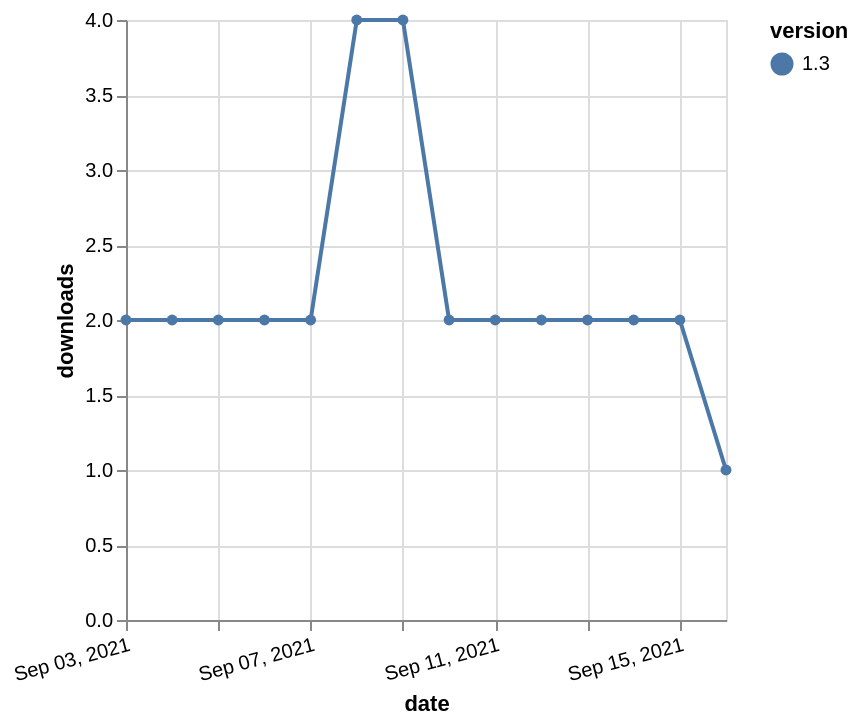

Write a Vega-Lite specification for this figure.
### Vega-Lite specification from a JSON file in a GitHub repository (floating-point values rounded to 4 significant figures)
{"$schema": "https://vega.github.io/schema/vega-lite/v5.json", "description": "A simple bar chart with embedded data.", "data": {"values": [{"date": "2021-09-03", "total": 2385, "delta": 2, "version": "1.3"}, {"date": "2021-09-04", "total": 2387, "delta": 2, "version": "1.3"}, {"date": "2021-09-05", "total": 2389, "delta": 2, "version": "1.3"}, {"date": "2021-09-06", "total": 2391, "delta": 2, "version": "1.3"}, {"date": "2021-09-07", "total": 2393, "delta": 2, "version": "1.3"}, {"date": "2021-09-08", "total": 2397, "delta": 4, "version": "1.3"}, {"date": "2021-09-09", "total": 2401, "delta": 4, "version": "1.3"}, {"date": "2021-09-10", "total": 2403, "delta": 2, "version": "1.3"}, {"date": "2021-09-11", "total": 2405, "delta": 2, "version": "1.3"}, {"date": "2021-09-12", "total": 2407, "delta": 2, "version": "1.3"}, {"date": "2021-09-13", "total": 2409, "delta": 2, "version": "1.3"}, {"date": "2021-09-14", "total": 2411, "delta": 2, "version": "1.3"}, {"date": "2021-09-15", "total": 2413, "delta": 2, "version": "1.3"}, {"date": "2021-09-16", "total": 2414, "delta": 1, "version": "1.3"}]}, "width": "container", "mark": {"type": "line", "point": {"filled": true}}, "encoding": {"x": {"field": "date", "type": "temporal", "timeUnit": "yearmonthdate", "title": "date", "axis": {"labelAngle": -15}}, "y": {"field": "delta", "type": "quantitative", "title": "downloads"}, "color": {"field": "version", "type": "nominal"}, "tooltip": {"field": "delta"}}}
